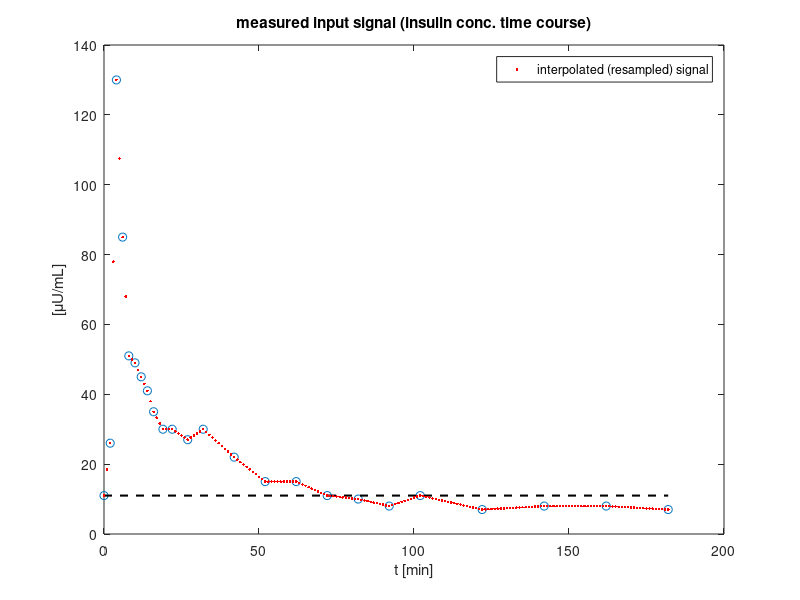

The MATLAB source for this figure: (Note: this script raises an error after producing the figure.)
function gluc_mm_mle
% Maximum Likelihood Estimation of minimal model of glucose kinetics.

%Requires the Optimization Toolbox. 




%REMARK 'if 1/0' CAN BE USED TO (DE)ACTIVATE THE CODE IN BETWEEN THE if-end STATEMENT

close all; clear all

%DATA
    %Data from Pacini & Bergman (1986) Computer Methods and Programs in
    %Biomed. 23: 113-122.
    %time (minutes)  glucose level (mg/dl)  insulin level (uU/ml) 
    tgi = [ 0    92   11 
            2    350  26 
            4    287  130 
            6    251  85 
            8    240  51 
            10   216  49 
            12   211  45 
            14   205  41 
            16   196  35 
            19   192  30 
            22   172  30 
            27   163  27 
            32   142  30 
            42   124  22 
            52   105  15 
            62   92   15 
            72   84   11 
            82   77   10 
            92   82   8 
            102  81   11 
            122  82   7 
            142  82   8 
            162  85   8 
            182  90   7];
    gluc_exp = tgi(:,2);
    insul_exp = tgi(:,3);

%Fixed initial conditions
x0(2) = 0;  %state variable denoting insulin action; assume fastened
            %state
%Fixed model parameters
Gb = gluc_exp(1);       %[mg/dL] baseline glucose conc. in plasma
Ib = insul_exp(1);      %[uU/mL] baseline insulin conc. in plasma
    x0(1) = 279;%100;    %[mg/dL] glucose conc. in plasma
    Sg = 2.6e-2;    %[1/min] glucose effectiveness
    k3 = 0.025;     %[1/min] 
    Si = 5.0e-4;    %[mL/uU*min] insulin sensitivity
p = [Sg, Gb, k3, Si, Ib];

%Input
%insulin concentration in plasma [uU/mL]; assumed to be known at each
%simulation time sample from linear interpolation of its measured
%samples
    tu = tgi(:,[1,3]);
    t_insu = tu(:,1);
    u = tu(:,2);
    t_gluc = t_insu;

figure; plot(t_insu, u, 'o'); hold on
plot( [t_insu(1) t_insu(end)], [Ib Ib], '--k','Linewidth',1.5)    %baseline level
xlabel('t [min]'); ylabel('[\muU/mL]')
title('measured input signal (insulin conc. time course)')
tspan = [0:1:200];  %to verify interpolation of input signal
h = plot(tspan, interp1(tu(:,1),tu(:,2), tspan), '.r');
legend(h,'interpolated (resampled) signal')

%Simulation time vector:
tspan = t_insu;

disp(' Enter to continue with MLE'); disp(' '); pause

    %4 unknown model parameters:
    p_init = [Sg    %glucose effectiveness
              k3    %
              Si    %insulin sensitivity 
              x0(1)];  %G0 initial glucose conc. in plasma
    %3 known parameters:
    p_fix = [Gb Ib x0(2)];

lb = 0*ones(size(p_init));%[0 0 0 0];
ub = [];
options = optimset('Display','iter','TolFun', 1e-4,...%default: 1e-4
    'TolX',1e-5,...                 %default: 1e-4
    ...%'LevenbergMarquardt','on',...   %default: on
    'LargeScale','on');             %default: on
plt = 0;

    %LSQNONLIN: objective function should return the model error
    [p_est,resnorm,RESIDUAL,exitflag,OUTPUT,LAMBDA,Jacobian] = lsqnonlin(@obj_fn,p_init,lb,ub,options,...
        p_fix,gluc_exp,tspan,tu, plt); disp(' ')

%Accuracy:
%lsqnonlin returns the Jacobian as a sparse matrix
varp = resnorm*inv(Jacobian'*Jacobian)/length(tspan);
stdp = sqrt(diag(varp));    %The standard deviation is the square root
                            %of the variance

%p = [Sg,      Gb,       k3,       Si,       Ib];
p = [p_est(1), p_fix(1), p_est(2), p_est(3), p_fix(2)];
%x0 = [G0,      X0]
x0 = [p_est(4), p_fix(3)];
disp(' Parameters:')
disp([' Sg = ', num2str(p_est(1)), ' +/- ', num2str(stdp(1))])
disp([' Gb = ', num2str(p_fix(1))])
disp([' k3 = ', num2str(p_est(2)), ' +/- ', num2str(stdp(2))])
disp([' Si = ', num2str(p_est(3)), ' +/- ', num2str(stdp(3))])
disp([' Ib = ', num2str(p_fix(2))])
disp(' Initial conditions:')
disp([' G0 = ', num2str(p_est(4)), ' +/- ', num2str(stdp(4))])
disp([' X0 = ', num2str(p_fix(3))]); disp(' ')

plt = 1;
gluc = gluc_sim(tspan,x0,tu, p,plt);

%compare model output with measured data
figure(2); subplot(221)
h1 = plot(t_gluc,gluc_exp,'or', 'Linewidth',2);
%legend(h1, 'experimental test data')

%%%%%%%%%%%%%%%%%%%%%%%%%%%%%%%%%%%%%%%%%%%%%%%%%%%%%%%%%%%%%%%%%%%%%%
%%%%%%%%%%%%%%%%%%%%%%%%%%%%%%%%%%%%%%%%%%%%%%%%%%%%%%%%%%%%%%%%%%%%%%

function e = obj_fn(p_var, p_fix,data,tspan,tu, plt)

%4 unknown model parameters:
% p_var = [Sg k3 Si G0];
%3 known parameters:
% p_fix = [Gb Ib x0(2)];
%p = [Sg,      Gb,       k3,       Si,       Ib];
p = [p_var(1), p_fix(1), p_var(2), p_var(3), p_fix(2)];
%x0 = [G0,      X0]
x0 = [p_var(4), p_fix(3)];
gluc = gluc_sim(tspan,x0,tu, p, 0);

%LSQNONLIN: objective function should return the model error
e = gluc-data;
if plt==1   %fast update during estimation process
    N=length(tspan);
    figure(2)
    plot(1:N,gluc,'b',1:N,data,'r'); drawnow
end

%%%%%%%%%%%%%%%%%%%%%%%%%%%%%%%%%%%%%%%%%%%%%%%%%%%%%%%%%%%%%%%

function gluc = gluc_sim(tspan,x0,tu, p,plt)
%SIM_INPUT_SIM Simulation of glucose minimal model.
%x0: initial conditions for glucose conc. and state variable denoting
%    insulin action
%gluc: model output, glucose conc. in plasma [mg/dL]

if tspan(1) < tu(1,1)
    error(' no input defined at start of simulation (compare tspan(1)) vs. tu(1,1)')
end

    ode_options = [];
    [t,x] = ode45(@gluc_ode,tspan,x0,ode_options, tu, p);
%Output
    gluc = x(:,1);

if plt==1
    gluc_plt(tspan,x,tu,p)
end

%%%%%%%%%%%%%%%%%%%%%%%%%%%%%%%%%%%%%%%%%%%%%%%

function dxout = gluc_ode(t,xin,tu,p)
%GLUC_ODE ODE's of glucose minimal model
% xin: state values at previous time sample x(k-1) = [G(k-1); X(k-1)]
% dxout: new state derivatives dx(k) = [dG(k); dX(k)], column vector
% tu: u(k) (input signal at sample k) OR matrix tu
% p = [Sg,      Gb,       k3,       Si,       Ib];



idG = 1; idX = 2;   %glucose conc. [mg/mL] and state variable denoting insulin action [uU/mL]
Sg = p(1);  %[1/min] glucose effectiveness
Gb = p(2);  %[mg/mL] baseline glucose conc.
k3 = p(3);  %[1/min]
Si = p(4);  %[mL/uU*min] insulin sensitivity
Ib = p(5);  %[uU/mL] baseline insulin conc. in plasma

if length(tu)==1    %u(k) is provided as input to this function
    u = tu;
else    %calculate u(k) by interpolation of tu
    u = interp1(tu(:,1),tu(:,2), t);
end

%ode's
dG = Sg*(Gb - xin(idG)) - xin(idX)*xin(idG);
dX = k3*( Si*(u-Ib) - xin(idX) );

dxout = [dG; dX];

%%%%%%%%%%%%%%%%%%%%%%%%%%%%%%%%%%%%%%%%%%%%%%%%

function gluc_plt(tspan,x,tu,p)

Gb = p(2);
Ib = p(5);

figure
subplot(221); h = plot(tspan,x(:,1), '-','Linewidth',2); hold on
plot( [tspan(1) tspan(end)], [Gb Gb], '--k','Linewidth',1.5)    %baseline level
ylabel('glucose level [mg/dL]')
legend(h, 'model simulation')
u = interp1(tu(:,1),tu(:,2), tspan);    %reconstruct used input signal
subplot(222); plot(tspan,u, '--or','Linewidth',2); hold on
plot( [tspan(1) tspan(end)], [Ib Ib], '--k','Linewidth',1.5)    %baseline level
ylabel('insulin level [\muU/mL]'); xlabel('time [min]')
legend('interpolated measured test data')

%figure
subplot(223); plot(tspan, x(:,2), 'Linewidth',2)
xlabel('time [min]'); ylabel('interstitial insulin [1/min]')
